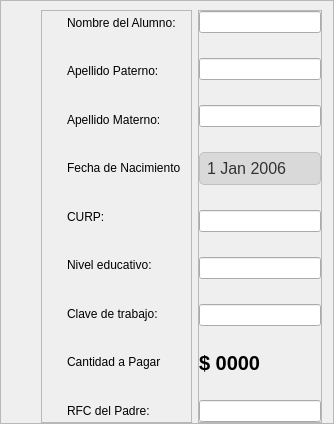
               <widget class="QFrame" name="frame_PrincipalAlumno">
                <property name="sizePolicy">
                 <sizepolicy hsizetype="Preferred" vsizetype="Expanding">
                  <horstretch>0</horstretch>
                  <verstretch>0</verstretch>
                 </sizepolicy>
                </property>
                <property name="maximumSize">
                 <size>
                  <width>2000</width>
                  <height>600</height>
                 </size>
                </property>
                <property name="frameShape">
                 <enum>QFrame::StyledPanel</enum>
                </property>
                <property name="frameShadow">
                 <enum>QFrame::Raised</enum>
                </property>
                <layout class="QFormLayout" name="formLayout">
                 <property name="leftMargin">
                  <number>40</number>
                 </property>
                 <property name="topMargin">
                  <number>9</number>
                 </property>
                 <property name="bottomMargin">
                  <number>0</number>
                 </property>
                 <item row="0" column="0">
                  <widget class="QFrame" name="frame_LabelAlumno">
                   <property name="frameShape">
                    <enum>QFrame::StyledPanel</enum>
                   </property>
                   <property name="frameShadow">
                    <enum>QFrame::Raised</enum>
                   </property>
                   <layout class="QVBoxLayout" name="verticalLayout_10">
                    <property name="spacing">
                     <number>25</number>
                    </property>
                    <property name="leftMargin">
                     <number>25</number>
                    </property>
                    <property name="topMargin">
                     <number>0</number>
                    </property>
                    <property name="rightMargin">
                     <number>10</number>
                    </property>
                    <property name="bottomMargin">
                     <number>0</number>
                    </property>
                    <item>
                     <widget class="QLabel" name="label_NombreAlumno">
                      <property name="text">
                       <string>Nombre del Alumno:</string>
                      </property>
                     </widget>
                    </item>
                    <item>
                     <widget class="QLabel" name="label_ApellidosAlumno">
                      <property name="text">
                       <string>Apellido Paterno:</string>
                      </property>
                     </widget>
                    </item>
                    <item>
                     <widget class="QLabel" name="label_2">
                      <property name="text">
                       <string>Apellido Materno:</string>
                      </property>
                     </widget>
                    </item>
                    <item>
                     <widget class="QLabel" name="label_5">
                      <property name="text">
                       <string>Fecha de Nacimiento</string>
                      </property>
                     </widget>
                    </item>
                    <item>
                     <widget class="QLabel" name="label_CurpAlumno">
                      <property name="text">
                       <string>CURP:</string>
                      </property>
                     </widget>
                    </item>
                    <item>
                     <widget class="QLabel" name="label_NivelEducativoAlumno">
                      <property name="text">
                       <string>Nivel educativo:</string>
                      </property>
                     </widget>
                    </item>
                    <item>
                     <widget class="QLabel" name="label_ClaveTrabajoAlumno">
                      <property name="text">
                       <string>Clave de trabajo:</string>
                      </property>
                     </widget>
                    </item>
                    <item>
                     <widget class="QLabel" name="label_15">
                      <property name="text">
                       <string>Cantidad a Pagar</string>
                      </property>
                     </widget>
                    </item>
                    <item>
                     <widget class="QLabel" name="label_RFCtutorAlumno">
                      <property name="text">
                       <string>RFC del Padre:</string>
                      </property>
                     </widget>
                    </item>
                   </layout>
                  </widget>
                 </item>
                 <item row="0" column="1">
                  <widget class="QFrame" name="frame_LineEditAlumno">
                   <property name="frameShape">
                    <enum>QFrame::StyledPanel</enum>
                   </property>
                   <property name="frameShadow">
                    <enum>QFrame::Raised</enum>
                   </property>
                   <layout class="QVBoxLayout" name="verticalLayout_11">
                    <property name="spacing">
                     <number>25</number>
                    </property>
                    <property name="leftMargin">
                     <number>0</number>
                    </property>
                    <property name="topMargin">
                     <number>0</number>
                    </property>
                    <property name="rightMargin">
                     <number>0</number>
                    </property>
                    <property name="bottomMargin">
                     <number>0</number>
                    </property>
                    <item>
                     <widget class="QLineEdit" name="lineEdit_NombreAlumno">
                      <property name="maxLength">
                       <number>50</number>
                      </property>
                     </widget>
                    </item>
                    <item>
                     <widget class="QLineEdit" name="lineEdit_ApellidoPalumno">
                      <property name="maxLength">
                       <number>50</number>
                      </property>
                     </widget>
                    </item>
                    <item>
                     <widget class="QLineEdit" name="lineEdit_ApellidoMalumno">
                      <property name="maxLength">
                       <number>50</number>
                      </property>
                     </widget>
                    </item>
                    <item>
                     <widget class="QDateEdit" name="dateEdit">
                      <property name="palette">
                       <palette>
                        <active>
                         <colorrole role="WindowText">
                          <brush brushstyle="SolidPattern">
                           <color alpha="255">
                            <red>51</red>
                            <green>51</green>
                            <blue>51</blue>
                           </color>
                          </brush>
                         </colorrole>
                         <colorrole role="Button">
                          <brush brushstyle="SolidPattern">
                           <color alpha="255">
                            <red>217</red>
                            <green>217</green>
                            <blue>217</blue>
                           </color>
                          </brush>
                         </colorrole>
                         <colorrole role="Text">
                          <brush brushstyle="SolidPattern">
                           <color alpha="255">
                            <red>51</red>
                            <green>51</green>
                            <blue>51</blue>
                           </color>
                          </brush>
                         </colorrole>
                         <colorrole role="ButtonText">
                          <brush brushstyle="SolidPattern">
                           <color alpha="255">
                            <red>51</red>
                            <green>51</green>
                            <blue>51</blue>
                           </color>
                          </brush>
                         </colorrole>
                         <colorrole role="Base">
                          <brush brushstyle="SolidPattern">
                           <color alpha="255">
                            <red>217</red>
                            <green>217</green>
                            <blue>217</blue>
                           </color>
                          </brush>
                         </colorrole>
                         <colorrole role="Window">
                          <brush brushstyle="SolidPattern">
                           <color alpha="255">
                            <red>217</red>
                            <green>217</green>
                            <blue>217</blue>
                           </color>
                          </brush>
                         </colorrole>
                         <colorrole role="PlaceholderText">
                          <brush brushstyle="SolidPattern">
                           <color alpha="128">
                            <red>51</red>
                            <green>51</green>
                            <blue>51</blue>
                           </color>
                          </brush>
                         </colorrole>
                        </active>
                        <inactive>
                         <colorrole role="WindowText">
                          <brush brushstyle="SolidPattern">
                           <color alpha="255">
                            <red>51</red>
                            <green>51</green>
                            <blue>51</blue>
                           </color>
                          </brush>
                         </colorrole>
                         <colorrole role="Button">
                          <brush brushstyle="SolidPattern">
                           <color alpha="255">
                            <red>217</red>
                            <green>217</green>
                            <blue>217</blue>
                           </color>
                          </brush>
                         </colorrole>
                         <colorrole role="Text">
                          <brush brushstyle="SolidPattern">
                           <color alpha="255">
                            <red>51</red>
                            <green>51</green>
                            <blue>51</blue>
                           </color>
                          </brush>
                         </colorrole>
                         <colorrole role="ButtonText">
                          <brush brushstyle="SolidPattern">
                           <color alpha="255">
                            <red>51</red>
                            <green>51</green>
                            <blue>51</blue>
                           </color>
                          </brush>
                         </colorrole>
                         <colorrole role="Base">
                          <brush brushstyle="SolidPattern">
                           <color alpha="255">
                            <red>217</red>
                            <green>217</green>
                            <blue>217</blue>
                           </color>
                          </brush>
                         </colorrole>
                         <colorrole role="Window">
                          <brush brushstyle="SolidPattern">
                           <color alpha="255">
                            <red>217</red>
                            <green>217</green>
                            <blue>217</blue>
                           </color>
                          </brush>
                         </colorrole>
                         <colorrole role="PlaceholderText">
                          <brush brushstyle="SolidPattern">
                           <color alpha="128">
                            <red>51</red>
                            <green>51</green>
                            <blue>51</blue>
                           </color>
                          </brush>
                         </colorrole>
                        </inactive>
                        <disabled>
                         <colorrole role="WindowText">
                          <brush brushstyle="SolidPattern">
                           <color alpha="255">
                            <red>51</red>
                            <green>51</green>
                            <blue>51</blue>
                           </color>
                          </brush>
                         </colorrole>
                         <colorrole role="Button">
                          <brush brushstyle="SolidPattern">
                           <color alpha="255">
                            <red>217</red>
                            <green>217</green>
                            <blue>217</blue>
                           </color>
                          </brush>
                         </colorrole>
                         <colorrole role="Text">
                          <brush brushstyle="SolidPattern">
                           <color alpha="255">
                            <red>51</red>
                            <green>51</green>
                            <blue>51</blue>
                           </color>
                          </brush>
                         </colorrole>
                         <colorrole role="ButtonText">
                          <brush brushstyle="SolidPattern">
                           <color alpha="255">
                            <red>51</red>
                            <green>51</green>
                            <blue>51</blue>
                           </color>
                          </brush>
                         </colorrole>
                         <colorrole role="Base">
                          <brush brushstyle="SolidPattern">
                           <color alpha="255">
                            <red>217</red>
                            <green>217</green>
                            <blue>217</blue>
                           </color>
                          </brush>
                         </colorrole>
                         <colorrole role="Window">
                          <brush brushstyle="SolidPattern">
                           <color alpha="255">
                            <red>217</red>
                            <green>217</green>
                            <blue>217</blue>
                           </color>
                          </brush>
                         </colorrole>
                         <colorrole role="PlaceholderText">
                          <brush brushstyle="SolidPattern">
                           <color alpha="128">
                            <red>51</red>
                            <green>51</green>
                            <blue>51</blue>
                           </color>
                          </brush>
                         </colorrole>
                        </disabled>
                       </palette>
                      </property>
                      <property name="styleSheet">
                       <string notr="true">QDateEdit {
        background-color: rgb(217,217,217);
        color: #333333;
        border: 1px solid #c0c0c0;
        border-radius: 5px;
        padding: 5px;
        min-width: 110px;
font-size: 16px;
font-family: arial;
    }

    QDateEdit::drop-down {
        border: none;
        width: 20px;
    }

 

   
    QCalendarWidget QWidget {
        alternate-background-color: #f0f0f0;
color: black;
    }

    QCalendarWidget QToolButton {
        height: 30px;
        color: black;
        background-color: white;
        border: none;
        border-radius: 4px;
        padding: 5px;
    }

    QCalendarWidget QToolButton:hover {
        background-color: #e5f3ff;
    }

    QCalendarWidget QSpinBox {
        height: 25px;
        width: 60px;
        color: black;
        background-color: white;
        selection-background-color: #0078d7;
        selection-color: white;
    }

    QCalendarWidget QTableView {
        background-color: white;
        selection-background-color: #0078d7;
        selection-color: white;
        outline: none;
    }

    QCalendarWidget QTableView::item:hover {
        background-color: #e5f3ff;
    }

    QCalendarWidget QTableView::item:selected {
        background-color: #0078d7;
        color: white;
    }
    
    QCalendarWidget QMenu {
        background-color: white;
        border: 1px solid #c0c0c0;
}
</string>
                      </property>
                      <property name="buttonSymbols">
                       <enum>QAbstractSpinBox::NoButtons</enum>
                      </property>
                      <property name="specialValueText">
                       <string/>
                      </property>
                      <property name="accelerated">
                       <bool>false</bool>
                      </property>
                      <property name="maximumDateTime">
                       <datetime>
                        <hour>5</hour>
                        <minute>59</minute>
                        <second>59</second>
                        <year>2025</year>
                        <month>1</month>
                        <day>5</day>
                       </datetime>
                      </property>
                      <property name="minimumDateTime">
                       <datetime>
                        <hour>12</hour>
                        <minute>0</minute>
                        <second>0</second>
                        <year>2006</year>
                        <month>1</month>
                        <day>1</day>
                       </datetime>
                      </property>
                      <property name="minimumDate">
                       <date>
                        <year>2006</year>
                        <month>1</month>
                        <day>1</day>
                       </date>
                      </property>
                      <property name="currentSection">
                       <enum>QDateTimeEdit::DaySection</enum>
                      </property>
                      <property name="calendarPopup">
                       <bool>true</bool>
                      </property>
                      <property name="date">
                       <date>
                        <year>2006</year>
                        <month>1</month>
                        <day>1</day>
                       </date>
                      </property>
                     </widget>
                    </item>
                    <item>
                     <widget class="QLineEdit" name="lineEdit_CURPalumno">
                      <property name="maxLength">
                       <number>18</number>
                      </property>
                     </widget>
                    </item>
                    <item>
                     <widget class="QLineEdit" name="lineEdit_NivelEducativo2">
                      <property name="readOnly">
                       <bool>true</bool>
                      </property>
                     </widget>
                    </item>
                    <item>
                     <widget class="QLineEdit" name="lineEdit_ClaveTrabajoAlumno">
                      <property name="maxLength">
                       <number>10</number>
                      </property>
                      <property name="readOnly">
                       <bool>true</bool>
                      </property>
                     </widget>
                    </item>
                    <item>
                     <widget class="QLabel" name="label_CantidadPago">
                      <property name="maximumSize">
                       <size>
                        <width>16777215</width>
                        <height>35</height>
                       </size>
                      </property>
                      <property name="styleSheet">
                       <string notr="true">QLabel{
font-size: 20px;
font-family: arial;
color:black;
Font-weight:bold;
}</string>
                      </property>
                      <property name="text">
                       <string>$ 0000</string>
                      </property>
                     </widget>
                    </item>
                    <item>
                     <widget class="QLineEdit" name="lineEdit_RFCtutorAlumno">
                      <property name="maxLength">
                       <number>13</number>
                      </property>
                     </widget>
                    </item>
                   </layout>
                  </widget>
                 </item>
                </layout>
               </widget>
